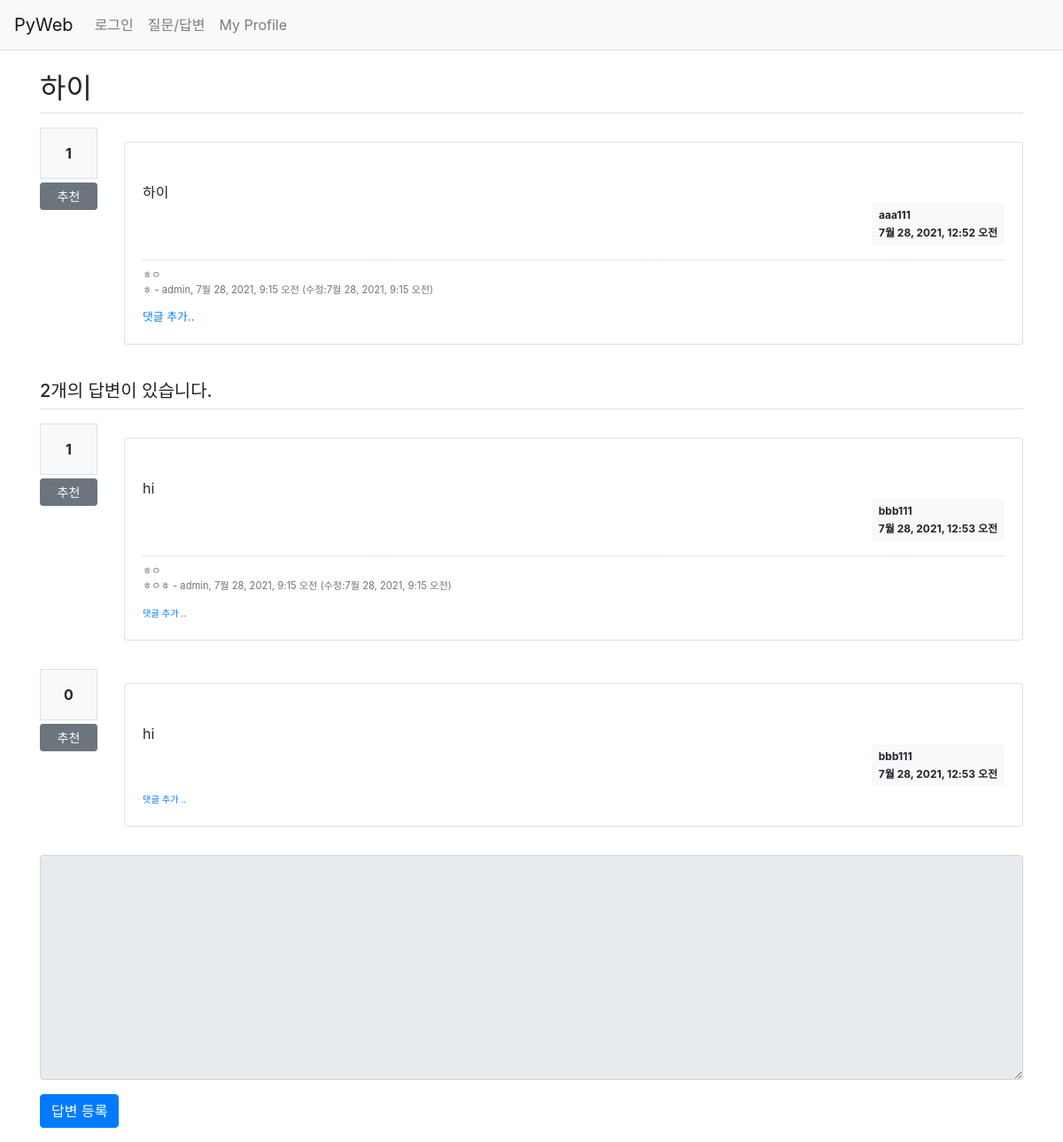
The app's page /pybo/11/ with its own data.
### pybo/models.py (models this page shows, shortened)
class Question(models.Model):
    author = models.ForeignKey(User, on_delete=models.CASCADE,
                               related_name='author_question')
    subject = models.CharField(max_length=200)
    content = models.TextField()
    create_date = models.DateTimeField()
    modify_date = models.DateTimeField(null=True, blank=True)
    voter = models.ManyToManyField(User, related_name='voter_question')

class Comment(models.Model):
    author = models.ForeignKey(User, on_delete=models.CASCADE)
    content = models.TextField()
    create_date = models.DateTimeField()
    modify_date = models.DateTimeField(null=True, blank=True)
    question = models.ForeignKey(Question, null=True, blank=True, on_delete=models.CASCADE)
    answer = models.ForeignKey(Answer, null=True, blank=True, on_delete=models.CASCADE)

class Answer(models.Model):
    author = models.ForeignKey(User, on_delete=models.CASCADE, related_name='author_answer')
    question = models.ForeignKey(Question, on_delete=models.CASCADE)
    content = models.TextField()
    create_date = models.DateTimeField()
    modify_date = models.DateTimeField(null=True, blank=True)
    voter = models.ManyToManyField(User, related_name='voter_answer')

### pybo/views/base_views.py (the view)
# urls.py: path('<int:question_id>/', base_views.detail, name='detail'),
def detail(request, question_id):
    question = get_object_or_404(Question, pk=question_id)
    context = {'question': question}
    return render(request, 'pybo/question_detail.html', context)

### templates/pybo/question_detail.html (shortened to what this page needs)
{% extends 'base.html' %}
{% block content %}
<div class="container my-3">
  <h2 class="border-bottom py-2">{{ question.subject }}</h2>
  <div class="row my-3">
    <div class="col-1">
      <div class="bg-light text-center p-3 border font-weight-bolder mb-1">
        {{ question.voter.count }}
      </div>
      <a href="#" data-uri="{% url 'pybo:vote_question' question.id %}"
         class="recommend btn btn-sm btn-secondary btn-block my-1">추천</a>
    </div>
    <div class="col-11">
        <div class="card my-3">
          <div class="card-body">
            <div class="card-text" style="white-space: pre-line;">
              {{ question.content }}
            </div>
            <div class="d-flex justify-content-end">
              <div class="badge badge-light p-2 text-left">
                <div class="mb-2">{{ question.author.username }}</div>
                <div>{{ question.create_date }}</div>
              </div>
            </div>
            {% if question.comment_set.count > 0 %}
            <div class="mt-3">
              {% for comment in question.comment_set.all %}
              <div class="comment py-2 text-muted">
                <span style="white-space: pre-line">{{ comment.content }}</span>
                <span>
                  - {{ comment.author }}, {{ comment.create_date }}
                  {% if comment.modify_date %}
                  (수정:{{ comment.modify_date }})
                  {% endif %}
                </span>
              </div>
              {% endfor %}
            </div>
            {% endif %}
            <div>
              <a href="{% url 'pybo:comment_create_question' question.id %}">
                <small>댓글 추가..</small></a>
            </div>
          </div>
        </div>
    </div>
  </div>
  <h5 class="border-bottom my-3 py-2">
    {{ question.answer_set.count }}개의 답변이 있습니다.
  </h5>
  {% for answer in question.answer_set.all %}
  <div class="row my-3">
    <div class="col-1">
      <div class="bg-light text-center p-3 border font-weight-bolder mb-1">
        {{ answer.voter.count }}
      </div>
      <a href="#" data-uri="{% url 'pybo:vote_answer' answer.id %}"
         class="recommend btn btn-sm btn-secondary btn-block my-1">추천</a>
    </div>
    <div class="col-11">
      <div class="card my-3">
        <div class="card-body">
          <div class="card-text" style="white-space: pre-line;">
            {{ answer.content }}
          </div>
          <div class="d-flex justify-content-end">
            <div class="badge badge-light p-2 text-left">
              <div class="mb-2">{{ answer.author.username }}</div>
              <div>{{ answer.create_date }}</div>
            </div>
          </div>
          {% if answer.comment_set.count > 0 %}
          <div class="mt-3">
          {% for comment in answer.comment_set.all %}
            <div class="comment py-2 text-muted">
              <span style="white-space: pre-line;">{{ comment.content }}</span>
              <span>
                - {{ comment.author }}, {{ comment.create_date }}
                {% if comment.modify_date %}
                (수정:{{ comment.modify_date }})
                {% endif %}
              </span>
            </div>
          {% endfor %}
          </div>
          {% endif %}
          <div>
            <a href="{% url 'pybo:comment_create_answer' answer.id %}" class="small"><small>댓글 추가 ..</small></a>
          </div>
        </div>
       </div>
      </div>
  </div>
  {% endfor %}
  <form action="{% url 'pybo:answer_create' question.id %}" method="post">
    <div class="form-group">
      <textarea name="content" id="content" rows="10" class="form-control"
                {% if not user.is_authenticated %}
                    disabled
                {% endif %}></textarea>
    </div>
    <input type="submit" value="답변 등록" class="btn btn-primary">
  </form>
</div>
{% endblock %}

### static/pybo/style.css (style rules this page uses)
.comment { border-top:1px dotted #ccc; font-size:0.7em; }

### records on screen
Question: subject "하이", voter.count "1", content "하이", author.username "aaa111", create_date "7월 28, 2021, 12:52 오전", answer_set.count "2"
Comment: content "ㅎㅇ ㅎ", author "admin", create_date "7월 28, 2021, 9:15 오전", modify_date "7월 28, 2021, 9:15 오전"
Answer: voter.count "1", content "hi", author.username "bbb111", create_date "7월 28, 2021, 12:53 오전"
Comment: content "ㅎㅇ ㅎㅇㅎ", author "admin", create_date "7월 28, 2021, 9:15 오전", modify_date "7월 28, 2021, 9:15 오전"
Answer: voter.count "0", content "hi", author.username "bbb111", create_date "7월 28, 2021, 12:53 오전"
